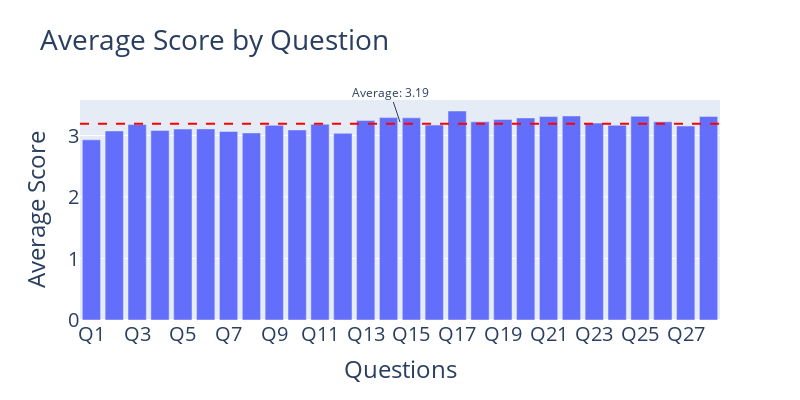

Notebook cell for this chart:
### Code cell
overall_average_score = round(average_score.mean(), 2)

fig = px.bar(x=average_score.index, y=average_score.values, title='Average Score by Question')

fig.update_layout(width=800, height=400, 
                    xaxis=dict(title_text="Questions"),
                    yaxis=dict(title_text="Average Score"),
                               font=dict(size=20))
fig.add_hline(y=overall_average_score, line_width=2, line_dash="dash", line_color="red")   
fig.add_annotation(text='Average: '+str(overall_average_score), font=dict(size=12), xref="paper", yref="paper", x=0.5, y=0.9)

fig.show()

### Figure 1 — Plotly figure (JSON) as saved in the notebook; plotly's stock layout.template omitted (floating-point values rounded to 4 significant figures)
{"data": [{"alignmentgroup": "True", "hovertemplate": "x=%{x}<br>y=%{y}<extra></extra>", "legendgroup": "", "marker": {"color": "#636efa", "pattern": {"shape": ""}}, "name": "", "offsetgroup": "", "orientation": "v", "showlegend": false, "textposition": "auto", "type": "bar", "x": ["Q1", "Q2", "Q3", "Q4", "Q5", "Q6", "Q7", "Q8", "Q9", "Q10", "Q11", "Q12", "Q13", "Q14", "Q15", "Q16", "Q17", "Q18", "Q19", "Q20", "Q21", "Q22", "Q23", "Q24", "Q25", "Q26", "Q27", "Q28"], "xaxis": "x", "y": [2.93, 3.074, 3.179, 3.082, 3.106, 3.107, 3.066, 3.042, 3.166, 3.091, 3.184, 3.036, 3.243, 3.291, 3.287, 3.17, 3.398, 3.223, 3.262, 3.285, 3.307, 3.318, 3.202, 3.167, 3.313, 3.222, 3.155, 3.308], "yaxis": "y"}], "layout": {"annotations": [{"font": {"size": 12}, "text": "Average: 3.19", "x": 0.5, "xref": "paper", "y": 0.9, "yref": "paper"}], "barmode": "relative", "font": {"size": 20}, "height": 400, "legend": {"tracegroupgap": 0}, "shapes": [{"line": {"color": "red", "dash": "dash", "width": 2}, "type": "line", "x0": 0, "x1": 1, "xref": "x domain", "y0": 3.19, "y1": 3.19, "yref": "y"}], "title": {"text": "Average Score by Question"}, "width": 800, "xaxis": {"anchor": "y", "domain": [0, 1], "title": {"text": "Questions"}}, "yaxis": {"anchor": "x", "domain": [0, 1], "title": {"text": "Average Score"}}}}
